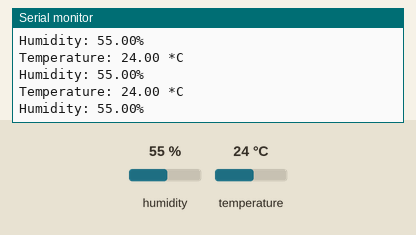
A sketch run on a simulated Arduino Uno, built with avr-gcc and run on an emulated ATmega328P. Parts: the last lines printed to the serial monitor. Inputs (shaded band) come from the test bench; at power-on: humidity 55 %, temperature 24 °C.

Above: at 1.2 s.
1.3 s: humidity set to 22 %
At 1.88 s:
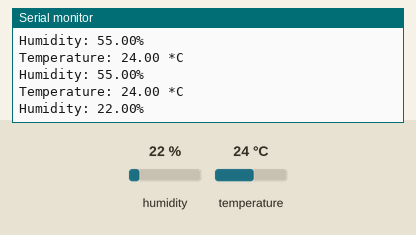
2.8 s: temperature set to 12 °C
At 3.1 s:
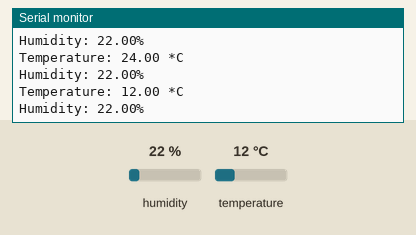
4.3 s: humidity set to 40 %
At 4.72 s:
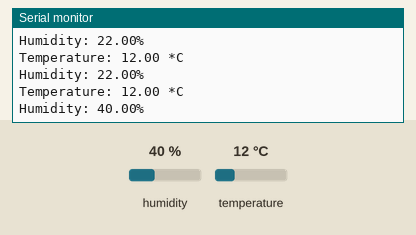
Timing chart, 0 to 7.3 s (numbered marks = the images above; inputs shaded):
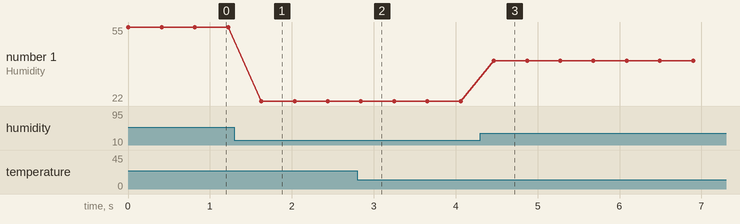

Measured:
- after the input at 1.3 s, the serial monitor: prints a new line after 0.33 s (image 1)
- after the input at 2.8 s, the serial monitor: prints a new line at once (image 2)
- after the input at 4.3 s, the serial monitor: prints a new line after 0.17 s (image 3)
- plotted number 1: 55 → 22 after the input at 1.3 s, 22 → 40 after the input at 4.3 s

The sketch:

test_DHT.ino
```cpp
//test DHT on

#include <Adafruit_Sensor.h>
#include <DHT.h>
#include <DHT_U.h>

#define DHTPIN            2
#define DHTTYPE           DHT22     // DHT 22 (AM2302)
DHT_Unified dht(DHTPIN, DHTTYPE);

float temp;
float humid;


void setup() {
  Serial.begin(115200);

}

void loop() {
  /// DHT22 values
  sensors_event_t event;
  dht.temperature().getEvent(&event);

  if (isnan(event.temperature)) {
    Serial.println("Error reading temperature!");
  }
  else {
    temp = event.temperature;
    Serial.print("Temperature: ");
    Serial.print(temp);
    Serial.println(" *C");
  }

  dht.humidity().getEvent(&event);
  if (isnan(event.relative_humidity)) {
    Serial.println("Error reading humidity!");
  }
  else {
    humid = event.relative_humidity;
    Serial.print("Humidity: ");
    Serial.print(humid);
    Serial.println("%");


  }
  delay(400);

}
```
